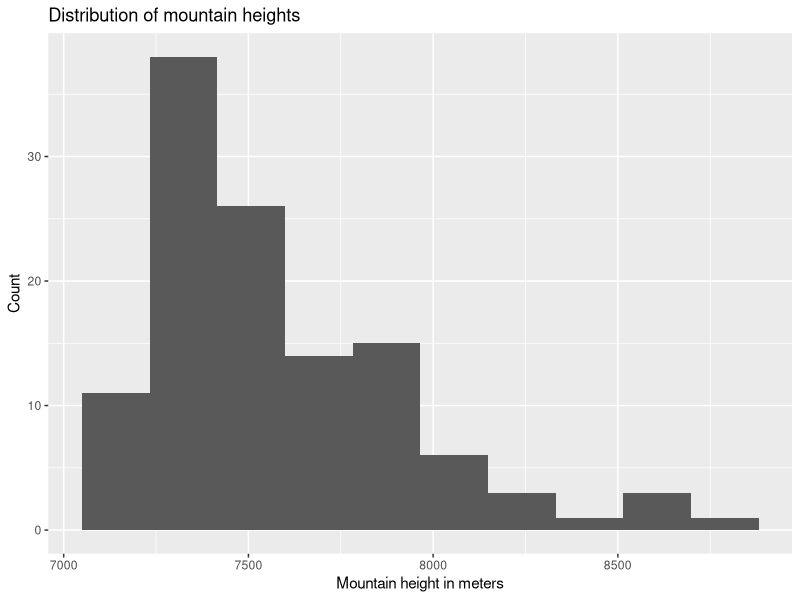
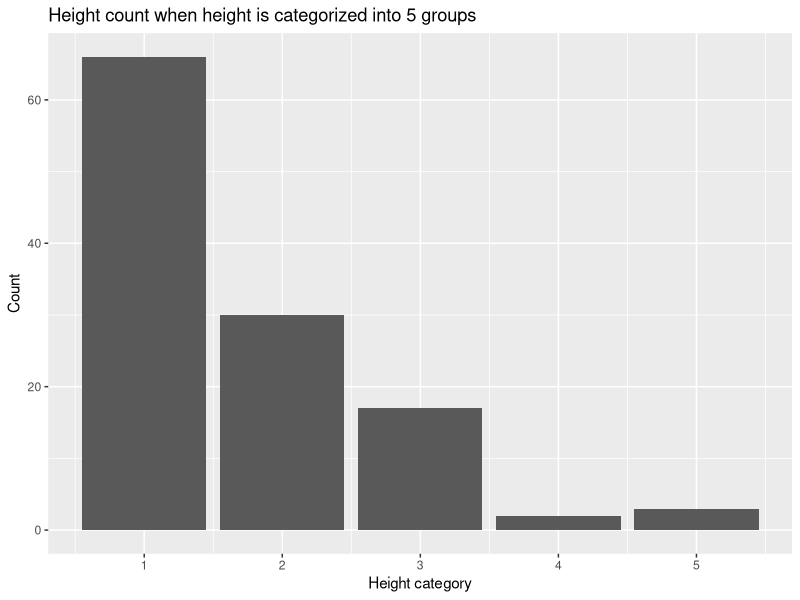
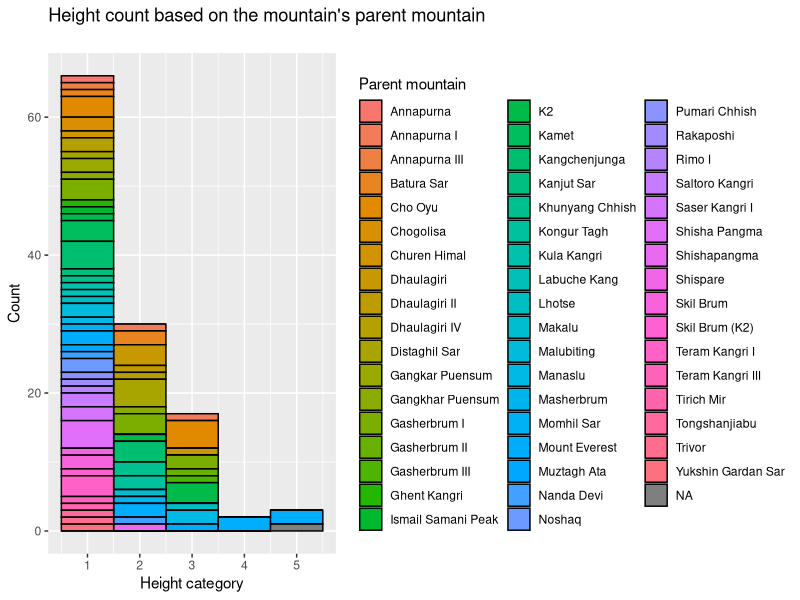
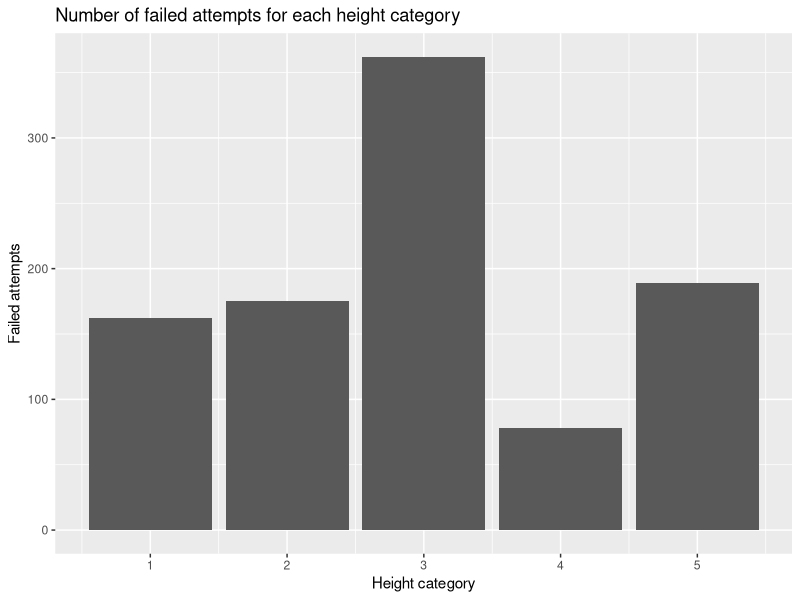
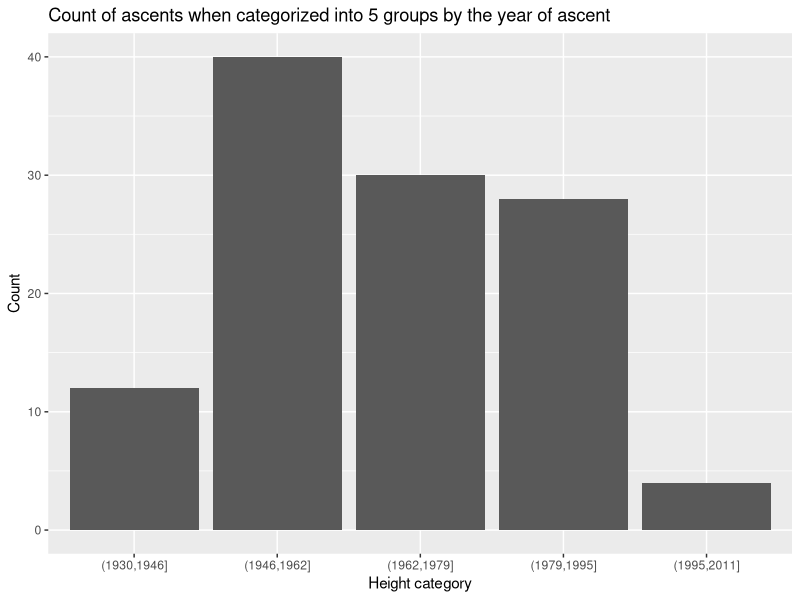

R code for these plots, in order:
## ---- chunk 1
knitr::opts_chunk$set(echo = TRUE)
library(tidyverse)
library(stringr)
library(ggplot2)
options(warn = 0)
## ---- chunk 2
hm <- read.csv("../data/HighestMountains.csv", stringsAsFactors = F, header = T, na.strings = '')
hm <- tbl_df(hm)
head(hm)
glimpse(hm)
summary(hm)
## ---- chunk 3
hm <- mutate(hm, HeightCategory = cut(Height..m., 5, labels = F))
hm <- mutate(hm, RankCategory = ntile(Rank, 5))
hm$First.ascent <- as.integer(sub('unclimbed', NaN, hm$First.ascent))
hm <- mutate(hm, FirstClimbCategory = cut(First.ascent, 5, dig.lab = 4, na.rm = T))
## ---- chunk 4
options(warn = -1)
graph <- ggplot(hm, aes(x = Height..m.)) + geom_histogram(bins = 10) + labs(x = 'Mountain height in meters', y = 'Count', title = 'Distribution of mountain heights')
#ggsave(plot = graph, filename="../figures/MountainHeights.png")
graph
## ---- chunk 5

graph <- ggplot(hm, aes(x = HeightCategory)) + geom_histogram(bins = 5, stat = 'count') + labs(x = 'Height category', y = 'Count', title = 'Height count when height is categorized into 5 groups')
#ggsave(plot = graph, filename="../figures/MountainHeights5groups.png")
graph
## ---- chunk 6
graph <- ggplot(hm, aes(x = HeightCategory, fill = hm$Parent.mountain)) + geom_histogram(bins = 5, color = 'black') + labs(fill = 'Parent mountain', x = 'Height category', y = 'Count', title = 'Height count based on the mountain\'s parent mountain\n')
#ggsave(plot = graph, filename="../figures/MountainHeightsByParent.png")
graph
## ---- chunk 7
options(warn = -1)
hm %>% group_by(HeightCategory) -> groupedByHC
summarise(groupedByHC, countOfFailures = sum(Failed.attempts.bef..2004, na.rm = T)) -> groupedByHC
graph <- ggplot(groupedByHC, aes(groupedByHC$HeightCategory, groupedByHC$countOfFailures)) + geom_col() + labs(x = 'Height category', y = 'Failed attempts', title = 'Number of failed attempts for each height category')
#ggsave(plot = graph, filename="../figures/FailedAscentAttempts.png")
graph
## ---- chunk 8

filter(hm, !is.na(hm$FirstClimbCategory)) %>% ggplot(aes(FirstClimbCategory)) + geom_histogram(bins = 5, stat = 'count', na.rm = T) + labs(x = 'Height category', y = 'Count', title = 'Count of ascents when categorized into 5 groups by the year of ascent') -> graph
#ggsave(plot = graph, filename="../figures/YearOfAscents.png")
graph
